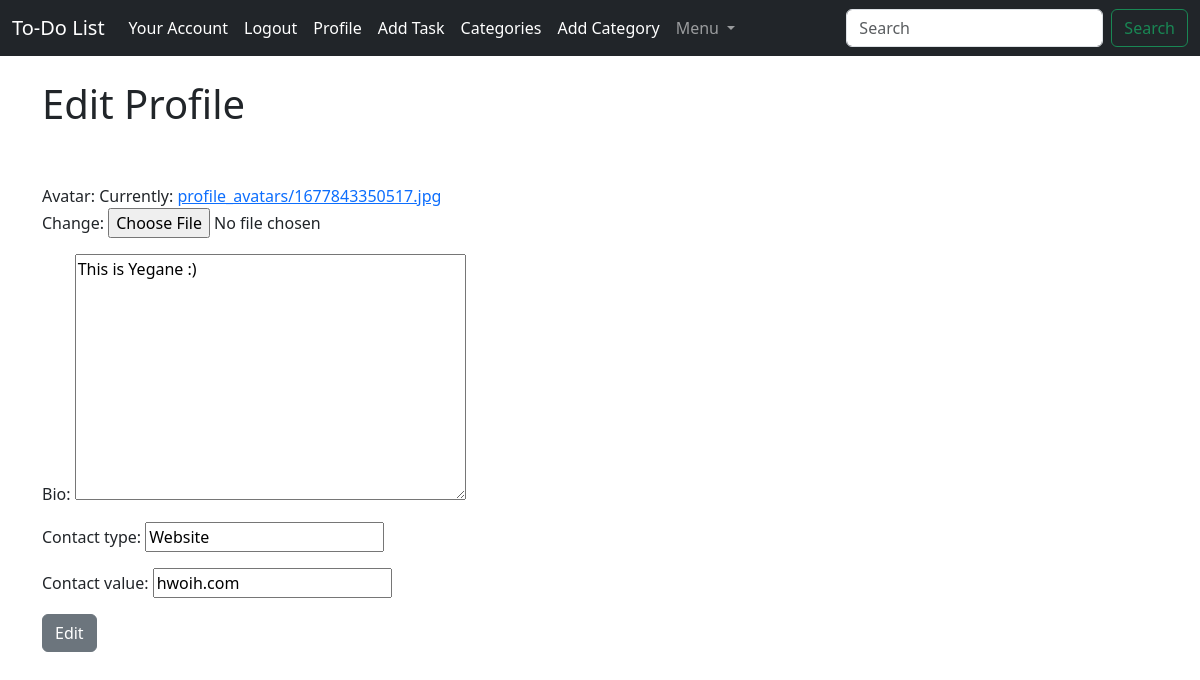
Screenshot of /profile/edit (signed in) with the database file from the repository.
### page/models.py (models this page shows, shortened)
class Profile(models.Model):
    user = models.OneToOneField(User, on_delete=models.CASCADE, null=True, default=None)
    avatar = models.ImageField(
        default="avatar.jpg",  # default avatar
        upload_to="profile_avatars",  # dir to store the image
    )
    bio = models.TextField(default=None, null=True, blank=True)

class ContactInformation(models.Model):
    user_profile = models.OneToOneField(Profile, on_delete=models.CASCADE)
    contact_type = models.CharField(
        max_length=50, default=None, null=True, blank=True
    )  # E.g., GitHub, Website, Email, etc.
    contact_value = models.CharField(
        max_length=255, default=None, null=True, blank=True
    )

### page/views.py (the view, shortened to what this page needs)
# urls.py: path("profile/edit", ProfileEditView.as_view(), name="edit_profile"),
class ProfileEditView(LoginRequiredMixin, UpdateView):
    model = Profile
    template_name = "update_profile.html"
    form_class = EditProfile
    success_url = reverse_lazy("profile")
    def get_object(self):
        return self.request.user.profile
    def get_form_kwargs(self):
        kwargs = super().get_form_kwargs()
        profile = self.get_object()
        kwargs["initial"]["contact_type"] = profile.contactinformation.contact_type
        kwargs["initial"]["contact_value"] = profile.contactinformation.contact_value
        return kwargs

### page/forms.py (shortened to what this page needs)
class EditProfile(forms.ModelForm):
    contact_type = forms.CharField(max_length=50, required=False)
    contact_value = forms.CharField(max_length=255, required=False)
    class Meta:
        model = Profile
        fields = (
            "avatar",
            "bio",
        )

### page/templates/update_profile.html (shortened to what this page needs)
{% extends 'base.html' %}
{% block content %}
{% if user.is_authenticated and object.user == user %}
    <h1>Edit Profile</h1>
    <br/><br/>
    <form method="POST" enctype="multipart/form-data">
        {{ form.as_p }}
        <button class="btn btn-secondary">Edit</button>
    </form>
{% else %}
    <h2>You're not allowed here and you know it ...</h2>
{% endif %}
{% endblock %}

### rows the page displays
Profile: bio "This is Yegane :)"
ContactInformation: contact_type "Website", contact_value "hwoih.com"
